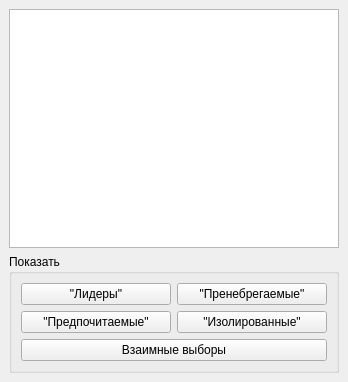
<?xml version="1.0" encoding="UTF-8"?>
<ui version="4.0">
 <class>MainWindow</class>
 <widget class="QMainWindow" name="MainWindow">
  <property name="geometry">
   <rect>
    <x>0</x>
    <y>0</y>
    <width>348</width>
    <height>382</height>
   </rect>
  </property>
  <property name="windowTitle">
   <string>MainWindow</string>
  </property>
  <widget class="QWidget" name="centralwidget">
   <layout class="QVBoxLayout" name="verticalLayout">
    <item>
     <widget class="QListWidget" name="listWidget"/>
    </item>
    <item>
     <widget class="QGroupBox" name="groupBox">
      <property name="title">
       <string>Показать</string>
      </property>
      <layout class="QGridLayout" name="gridLayout">
       <item row="0" column="0">
        <widget class="QPushButton" name="pushButton_3">
         <property name="text">
          <string>&quot;Лидеры&quot;</string>
         </property>
        </widget>
       </item>
       <item row="0" column="1">
        <widget class="QPushButton" name="pushButton">
         <property name="text">
          <string>&quot;Пренебрегаемые&quot;</string>
         </property>
        </widget>
       </item>
       <item row="1" column="0">
        <widget class="QPushButton" name="pushButton_2">
         <property name="text">
          <string>&quot;Предпочитаемые&quot;</string>
         </property>
        </widget>
       </item>
       <item row="1" column="1">
        <widget class="QPushButton" name="pushButton_4">
         <property name="text">
          <string>&quot;Изолированные&quot;</string>
         </property>
        </widget>
       </item>
       <item row="2" column="0" colspan="2">
        <widget class="QPushButton" name="pushButton_5">
         <property name="text">
          <string>Взаимные выборы</string>
         </property>
        </widget>
       </item>
      </layout>
     </widget>
    </item>
   </layout>
  </widget>
 </widget>
 <resources/>
 <connections/>
</ui>
